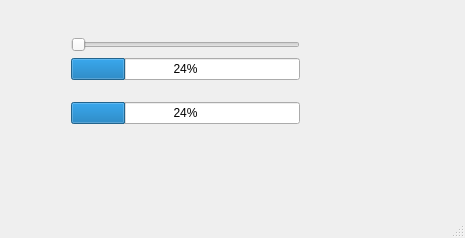
<?xml version="1.0" encoding="UTF-8"?>
<ui version="4.0">
 <class>MainWindow</class>
 <widget class="QMainWindow" name="MainWindow">
  <property name="geometry">
   <rect>
    <x>0</x>
    <y>0</y>
    <width>465</width>
    <height>238</height>
   </rect>
  </property>
  <property name="windowTitle">
   <string>MainWindow</string>
  </property>
  <widget class="QWidget" name="centralWidget">
   <widget class="QWidget" name="">
    <property name="geometry">
     <rect>
      <x>60</x>
      <y>10</y>
      <width>251</width>
      <height>141</height>
     </rect>
    </property>
    <layout class="QVBoxLayout" name="verticalLayout_2">
     <item>
      <layout class="QVBoxLayout" name="verticalLayout">
       <item>
        <widget class="QSlider" name="horizontalSlider">
         <property name="orientation">
          <enum>Qt::Horizontal</enum>
         </property>
        </widget>
       </item>
       <item>
        <widget class="QProgressBar" name="progressBar">
         <property name="value">
          <number>24</number>
         </property>
        </widget>
       </item>
      </layout>
     </item>
     <item>
      <widget class="QProgressBar" name="progressBar_2">
       <property name="value">
        <number>24</number>
       </property>
      </widget>
     </item>
    </layout>
   </widget>
  </widget>
  <widget class="QMenuBar" name="menuBar">
   <property name="geometry">
    <rect>
     <x>0</x>
     <y>0</y>
     <width>465</width>
     <height>20</height>
    </rect>
   </property>
  </widget>
  <widget class="QStatusBar" name="statusBar"/>
 </widget>
 <layoutdefault spacing="6" margin="11"/>
 <resources/>
 <connections/>
</ui>
